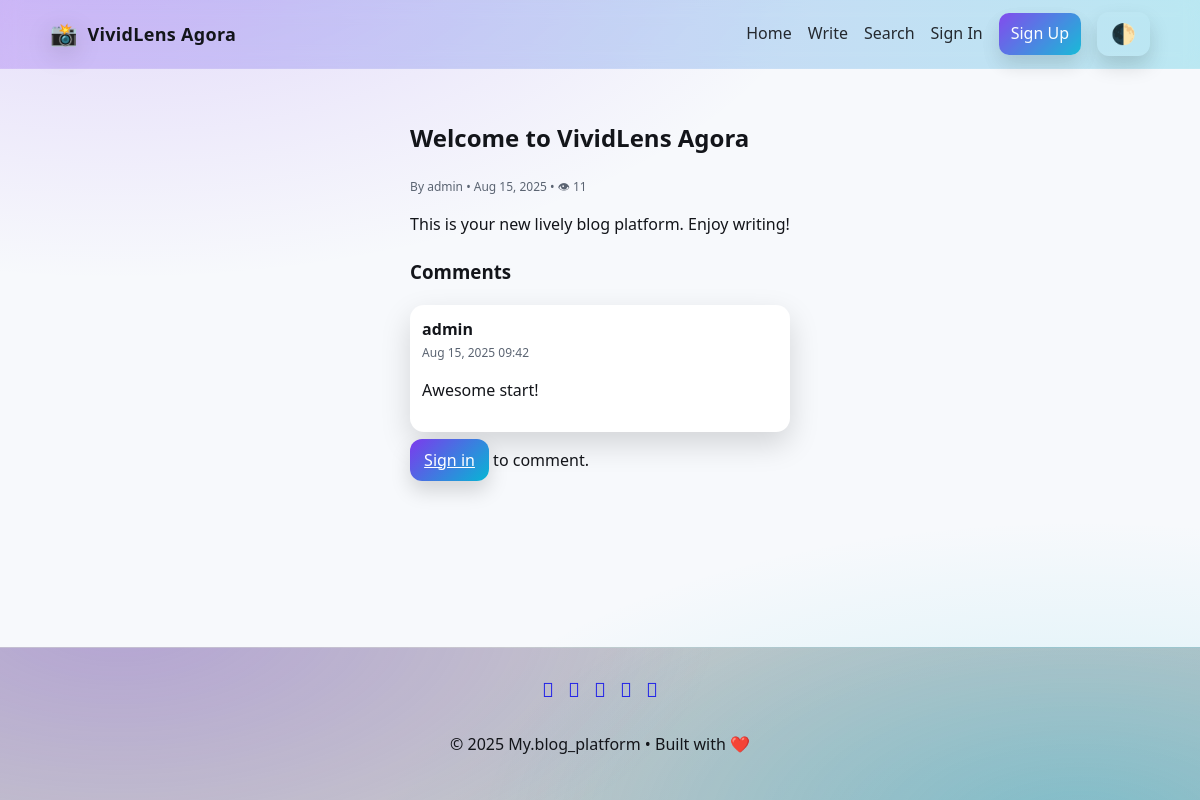
/post.php?slug=welcome-vividlens-agora, run on the app's committed database.
### tables this page shows
CREATE TABLE IF NOT EXISTS posts (
  id INT AUTO_INCREMENT PRIMARY KEY,
  author_id INT NOT NULL,
  title VARCHAR(200) NOT NULL,
  slug VARCHAR(240) NOT NULL UNIQUE,
  content MEDIUMTEXT,
  featured_image VARCHAR(255),
  category_label VARCHAR(60),
  status ENUM('draft','published') NOT NULL DEFAULT 'published',
  view_count INT NOT NULL DEFAULT 0,
  created_at DATETIME NOT NULL,
  FOREIGN KEY (author_id) REFERENCES users(id) ON DELETE CASCADE
);

CREATE TABLE IF NOT EXISTS users (
  id INT AUTO_INCREMENT PRIMARY KEY,
  username VARCHAR(50) NOT NULL,
  email VARCHAR(120) NOT NULL UNIQUE,
  password_hash VARCHAR(255) NOT NULL,
  role ENUM('admin','author','subscriber') NOT NULL DEFAULT 'author',
  created_at DATETIME NOT NULL
);

CREATE TABLE IF NOT EXISTS comments (
  id INT AUTO_INCREMENT PRIMARY KEY,
  post_id INT NOT NULL,
  user_id INT NOT NULL,
  content TEXT NOT NULL,
  created_at DATETIME NOT NULL,
  FOREIGN KEY (post_id) REFERENCES posts(id) ON DELETE CASCADE,
  FOREIGN KEY (user_id) REFERENCES users(id) ON DELETE CASCADE
);

### includes/functions.php (called while the page is built, shortened)
<?php
function is_logged_in(){ return isset($_SESSION['user_id']); }
function e($s){ return htmlspecialchars($s??'',ENT_QUOTES,'UTF-8'); }

### post.php (the view, shortened to what this page needs)
<?php
require_once __DIR__ . '/includes/functions.php';
$slug=$_GET['slug']??'';
$st=$mysqli->prepare("SELECT p.*, u.username FROM posts p JOIN users u ON u.id=p.author_id WHERE slug=? AND status='published'");
$st->bind_param("s",$slug); $st->execute(); $post=$st->get_result()->fetch_assoc();
include __DIR__ . '/includes/header.php'; $tags=get_tags_for_post($post['id']);
?>
<article class="post">
<h1><?= e($post['title']) ?></h1>
<div class="meta">By <?= e($post['username']) ?> • <?= date('M j, Y', strtotime($post['created_at'])) ?> • 👁 <?= (int)$post['view_count']+1 ?></div>
<div class="content"><?= $post['content'] ?></div>
</article>
<section id="comments">
<h3>Comments</h3>
<?php $r=$mysqli->prepare("SELECT c.*, u.username FROM comments c JOIN users u ON u.id=c.user_id WHERE c.post_id=? ORDER BY c.created_at DESC"); $r->bind_param("i",$post['id']); $r->execute(); $comments=$r->get_result()->fetch_all(MYSQLI_ASSOC); ?>
<?php foreach($comments as $c): ?>
  <div class="card" style="grid-column: span 12;padding:12px"><strong><?= e($c['username']) ?></strong><div class="meta"><?= date('M j, Y H:i', strtotime($c['created_at'])) ?></div><p><?= nl2br(e($c['content'])) ?></p></div>
<?php endforeach; ?>
<?php if(is_logged_in()): ?>
<form method="post"><?php include __DIR__ . '/includes/csrf.php'; csrf_field(); ?>
  <textarea name="content" rows="4" placeholder="Write a comment..." required></textarea>
  <button>Post Comment</button>
</form>
<?php else: ?><p><a class="button" href="<?= BASE_URL ?>auth/login.php">Sign in</a> to comment.</p><?php endif; ?>
</section>
<?php include __DIR__ . '/includes/footer.php'; ?>

### assets/css/style.css (style rules this page uses)
* { box-sizing:border-box }
html,body { margin:0;padding:0 }
:root { --bg:#0e0f14;--fg:#e9eef9;--muted:#aeb6c4;--card:#161823;--accent1:#7c3aed;--accent2:#06b6d4;--shadow:rgba(0,0,0,.35) }
html[data-theme="light"] { --bg:#f7f9fc;--fg:#13151a;--muted:#5b6472;--card:#ffffff;--shadow:rgba(0,0,0,.15) }
body { background:radial-gradient(1200px 600px at 10% -10%, rgba(124,58,237,.18), transparent 60%), radial-gradient(1200px 600px at 90% 110%, rgba(6,182,212,.18), transparent 60%), var(--bg);color:var(--fg);font:16px/1.6 system-ui;min-height:100vh;display:flex;flex-direction:column }
.card { grid-column: span 4;background:var(--card);border-radius:14px;overflow:hidden;box-shadow:0 12px 30px var(--shadow);transition:transform .2s ease, box-shadow .2s ease }
.meta { display:flex;justify-content:space-between;align-items:center;font-size:12px;color:var(--muted) }
button, .button { cursor:pointer;border:0;border-radius:12px;padding:10px 14px;background:linear-gradient(135deg,var(--accent1),var(--accent2));color:#fff;box-shadow:0 10px 20px var(--shadow) }

### data on the page
posts: title "Welcome to VividLens Agora", author.username "admin", created_at "Aug 15, 2025", (int)$post['view_count']+1 "11", content "This is your new lively blog platform. Enjoy writing!"
comments: user.username "admin", created_at "Aug 15, 2025 09:42", content "Awesome start!"
